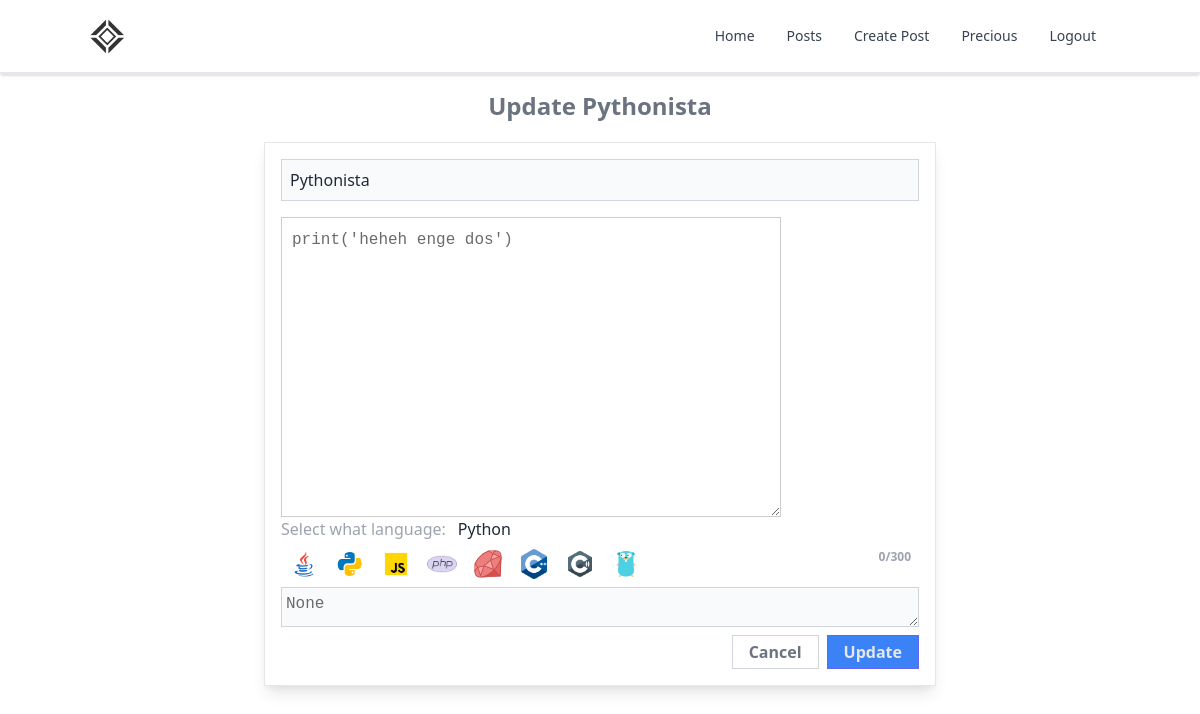
/update-post/5 (signed in), run on the app's committed database.
### base/models.py (models this page shows, shortened)
class Language(models.Model):
    user = models.ForeignKey(User, on_delete=models.CASCADE)
    lang = models.CharField(max_length=50)
    extension = models.CharField(max_length=20)
    source = models.TextField()
    title = models.CharField(max_length=50)
    description = models.TextField(null=True, max_length=200)
    created = models.DateTimeField(auto_now_add=True)
    updated = models.DateTimeField(auto_now=True)
    class Meta:
        ordering = ['-created', '-updated']

class Language_Category(models.Model):
    lang = models.CharField(max_length=200)

### base/views_language.py (the view, shortened to what this page needs)
# urls.py: path('update-post/<int:id>', update_post, name="update-post-page"),
@login_required
def update_post(request, id):
    category = Language_Category.objects.all()
    post = Language.objects.get(id=id)
    return render(request, 'base/update-post.html', {"category": category, "post": post})

### base/templates/base/update-post.html (shortened to what this page needs)
{% extends 'main.html' %}
{% block content %}
<div style="margin-top: 70px;">
    <form method="post" action="{% url 'update-post-page' post.id %}" class="grid">
      <div class="heading text-center font-bold text-2xl text-gray-500 my-5">Update {{post.title}}</div>
      <div class="editor mx-auto w-10/12 flex flex-col text-gray-800 border border-gray-200 p-4 shadow-lg max-w-2xl">
        <input id="title" name="title" class="title bg-gray-50 border border-gray-300 p-2 mb-4 outline-none" spellcheck="false" placeholder="Title" type="text" value="{{post.title}}">
        <textarea id="code-editor" name="source" spellcheck="false">{{post.source}}</textarea>
        <div class="flex items-center">
          <h2 class="text-gray-400">Select what language: </h2>
          <input type="text" value="{{post.lang}}" class="ml-2 rounded-sm px-1" name="lang" id="lang" readonly>
        </div>
        <div class="icons flex text-gray-500 m-2">
            {% for cat in category %}
              <img width="30" onclick="selectLang('{{cat.lang}}')" class="mr-4 cursor-pointer" src="http://localhost:5000/static/base/images/languages/{{cat.lang}}.png" alt="">
            {%endfor%}
            <div class="count ml-auto text-gray-400 text-xs font-semibold">0/300</div>
        </div>
        <textarea name="description" class="description bg-gray-50 sec p-1 mb-2 h-10 w-full border border-gray-300 outline-none" spellcheck="false" placeholder="Description">{{post.description}}</textarea>
        <div class="buttons flex ml-auto">
          <a href="{% url 'post' post.id %}">
            <div class="btn border border-gray-300 p-1 px-4 font-semibold cursor-pointer text-gray-500 ml-auto">
              Cancel
            </div>
          </a>
          <button type="submit" class="btn border border-indigo-500 p-1 px-4 font-semibold cursor-pointer text-gray-200 ml-2 bg-blue-500">Update</button>
        </div>
      </div>
  </form>
</div>
{% endblock %}

### templates/navbar.html (shortened to what this page needs)
{% load static %}
<nav class="bg-white border-gray-200 px-10 py-2.5 rounded dark:bg-gray-900 fixed w-full top-0 left-0 z-10 shadow-sm border-b-4">
    <div class="container flex flex-wrap items-center justify-between mx-auto">
      <a href="{% url 'home_page' %}" class="flex items-center">
          <img src="{% static 'base/images/output.png' %}" class="h-6 mr-3 sm:h-9" alt="Kompayler Logo" />
      </a>
      <div class="hidden w-full md:block md:w-auto" id="navbar-default">
        <ul class="flex flex-col p-4 mt-4 border border-gray-100 rounded-lg bg-gray-50 md:flex-row md:space-x-8 md:mt-0 md:text-sm md:font-medium md:border-0 md:bg-white dark:bg-gray-800 md:dark:bg-gray-900 dark:border-gray-700">
          <li>
            <a href="{% url 'home_page' %}" class="block py-2 pl-3 pr-4 text-gray-700 rounded hover:bg-gray-100 md:hover:bg-transparent md:hover:text-blue-700 rounded md:bg-transparent md:p-0 dark:text-white">Home</a>
          </li>
          <li>
            <a href="{% url 'posts-page' %}" class="block py-2 pl-3 pr-4 text-gray-700 rounded hover:bg-gray-100 md:hover:bg-transparent md:border-0 md:hover:text-blue-700 md:p-0 dark:text-gray-400 md:dark:hover:text-white dark:hover:bg-gray-700 dark:hover:text-white md:dark:hover:bg-transparent">
              Posts
            </a>
          </li>
          <li>
            <a href="{% url 'create-post-page' %}" class="block py-2 pl-3 pr-4 text-gray-700 rounded hover:bg-gray-100 md:hover:bg-transparent md:border-0 md:hover:text-blue-700 md:p-0 dark:text-gray-400 md:dark:hover:text-white dark:hover:bg-gray-700 dark:hover:text-white md:dark:hover:bg-transparent">
              Create Post
            </a>
          </li>
          {% if request.user.is_authenticated %}
          <li>
            <a href="{% url 'profile_page' %}" class="block py-2 pl-3 pr-4 text-gray-700 rounded hover:bg-gray-100 md:hover:bg-transparent md:border-0 md:hover:text-blue-700 md:p-0 dark:text-gray-400 md:dark:hover:text-white dark:hover:bg-gray-700 dark:hover:text-white md:dark:hover:bg-transparent">
              {{request.user.username}}
            </a>
          </li>
            <li>
              <a href="{% url 'logout_page' %}" class="block py-2 pl-3 pr-4 text-gray-700 rounded hover:bg-gray-100 md:hover:bg-transparent md:border-0 md:hover:text-blue-700 md:p-0 dark:text-gray-400 md:dark:hover:text-white dark:hover:bg-gray-700 dark:hover:text-white md:dark:hover:bg-transparent">
                Logout
              </a>
            </li>
          {%endif%}
        </ul>
      </div>
    </div>
  </nav>

### templates/main.html (style rules this page uses)
textarea { font-family: monospace; font-size: 16px; border: 1px solid #ccc; color: #6b6b6b; padding: 10px; width: 500px; height: 300px; }
body { scroll-behavior: smooth; }
html { margin: 0; padding: 0; height: 100%; background-color: white; }

### data on the page
Language: title "Pythonista", source "print('heheh enge dos')", lang "Python", description "None"
Language_Category: lang (picture)
Language_Category: lang (picture)
Language_Category: lang (picture)
Language_Category: shows a picture
Language_Category: lang (picture)
Language_Category: shows a picture
Language_Category: lang (picture)
Language_Category: lang (picture)

### other printed values
{{ request.user.username }} "Precious"
